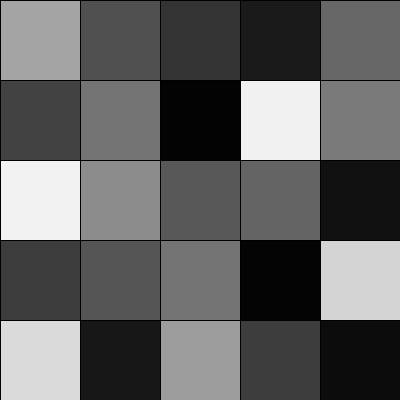
Frame 1 (no input)
Frame 60 (the mouse pressed at the canvas centre just before this capture): identical to frame 1, image omitted
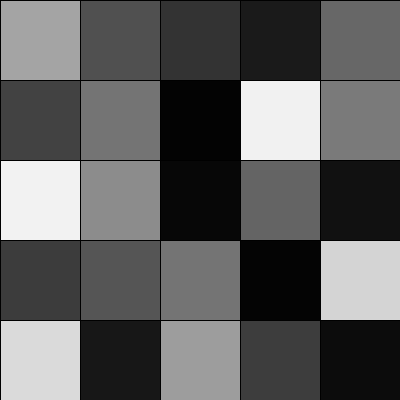
Frame 120 (the mouse held since frame 60 and released just before this capture)

The Processing sketch that drew these frames (run headless with seeded random() and noise(); from frame 60 on, the mouse is pressed at the canvas centre):

// Processing sketch: processing_93059
// ── processing_93059.pde

int colonnes = 5;
int rangees = 5;

int[ ][ ] visage;

void setup() {
  size(400,400);
  
  visage = new int[colonnes][rangees];
  
  
  for ( int i = 0 ; i < colonnes; i++ ) {
    for ( int j = 0 ; j < rangees; j++ ) {
      visage[i][j] = int(random(0,255));
    }
  }
}

void draw () {
  background(127);
  
  float largeurColonne = width / colonnes;
  float hauteurRangee = height / rangees;
  
  for ( int i = 0 ; i < colonnes; i++ ) {
    for ( int j = 0 ; j < rangees; j++ ) {
      fill( visage[i][j] );
      rect( i * largeurColonne, j * hauteurRangee, largeurColonne, hauteurRangee);
    }
  }
  
  
}



void mousePressed() {
  
  int i = int(mouseX / (width / colonnes));
  int j = int(mouseY / (height / rangees));
  
  println(i+ " "+j);
  
  visage[i][j] = int( random(0,255) );
  
}
